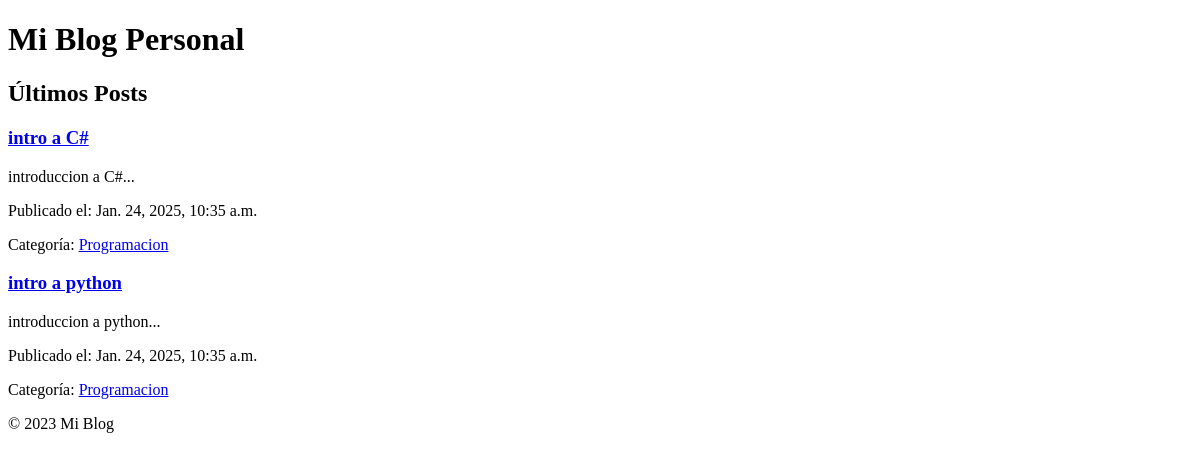
Before: / with the older database file.
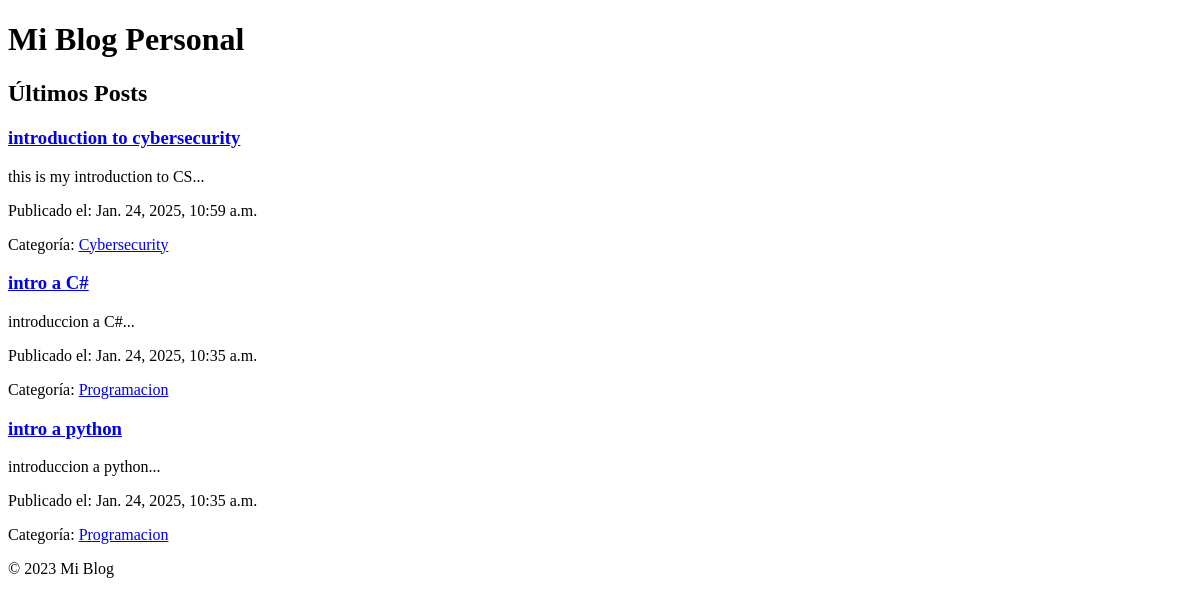
After: the same page with the newer database file.
### app/models.py (models this page shows, shortened)
class Post(models.Model):
    title = models.CharField(max_length=200)
    content = models.TextField()
    published_date = models.DateTimeField(auto_now_add=True)  # auto_now_add para la fecha de creación
    author_name = models.CharField(max_length=100)
    category = models.ForeignKey(Category, on_delete=models.CASCADE, related_name='posts') # related_name para acceder a los posts de una categoría
    def summary(self): # Método para obtener un resumen del contenido
        return self.content[:200] + "..."

class Category(models.Model):
    name = models.CharField(max_length=100, unique=True)  # unique=True para evitar categorías duplicadas

### app/views.py (the view)
# urls.py: path('', views.post_list, name='post_list'),
def post_list(request):
    posts = Post.objects.all().order_by('-published_date') # Ordenar por fecha descendente
    return render(request, 'post_list.html', {'posts': posts})

### app/templates/post_list.html (shortened to what this page needs)
{% extends 'base.html' %}
{% block content %}
    <h2>Últimos Posts</h2>
    {% for post in posts %}
        <div>
            <h3><a href="{% url 'app:post_detail' post.pk %}">{{ post.title }}</a></h3>
            <p>{{ post.summary }}</p>
            <p>Publicado el: {{ post.published_date }}</p>
            <p>Categoría: <a href="{% url 'app:category_posts' post.category.name %}">{{ post.category.name }}</a></p>
        </div>
    {% endfor %}
{% endblock %}

### app/templates/base.html (shortened to what this page needs)
<!DOCTYPE html>
<html>
<head>
</head>
<body>
    <header>
        <h1>Mi Blog Personal</h1>
    </header>
    <main>
        {% block content %}
        {% endblock %}
    </main>
    <footer>
        <p>&copy; 2023 Mi Blog</p>
    </footer>
</body>
</html>

Changed rows visible on the page:
added Post: title "introduction to cybersecurity", summary "this is my introduction to CS...", published_date "Jan. 24, 2025, 10:59 a.m.", category.name "Cybersecurity"
